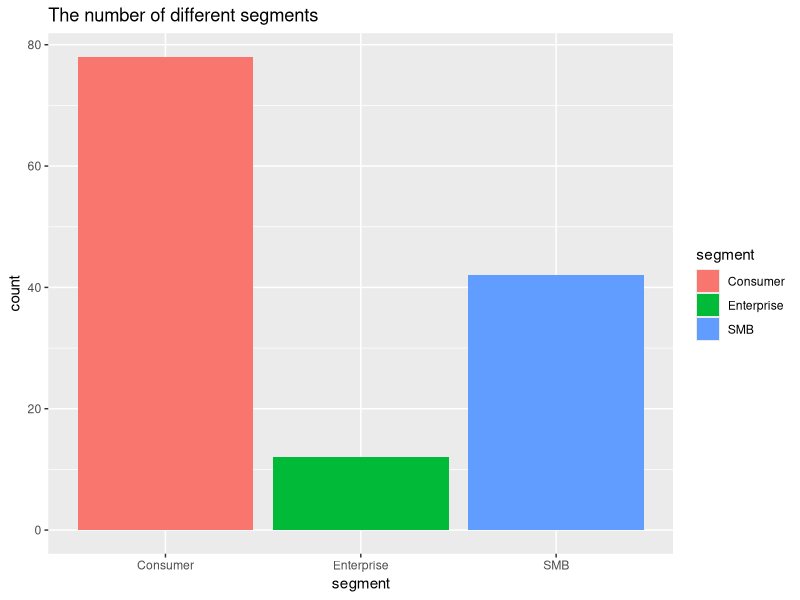

Write the R code that produced this figure.
## ---- chunk 1
#| include: false
#| label: seting up
library(tidyverse)
library(lubridate)
library(knitr)
library(here)
## ---- chunk 2
#| label: tidy data
raw_data <- read_csv("./data/36032026_Shenyu He.csv")

tidy_data <- raw_data |> 
  distinct() |>
  mutate(signup_date = na_if(signup_date, "N/A"),
  signup_date = parse_date_time(signup_date, 
  orders = c("ymd", "dmy", "B d, Y"))
  ) |> 
  filter(!is.na(purchase_amount))
## ---- chunk 3
#| label: tbl-summary
#| tbl-cap: summarize the different segments
summary_table <- tidy_data |> 
  group_by(segment) |> 
  summarise(
    n = n(),
    avg_spend = mean(marketing_spend),
    avg_purchase = mean(purchase_amount),
    avg_visits = mean(visits)
  )

kable(summary_table, digits = 2)
## ---- chunk 4
#| label: fig-segment
#| fig-cap: The number of different segments
ggplot(tidy_data,
       aes(x = segment,
           fill = segment)) +
  geom_bar() +
  labs(title = "The number of different segments")
